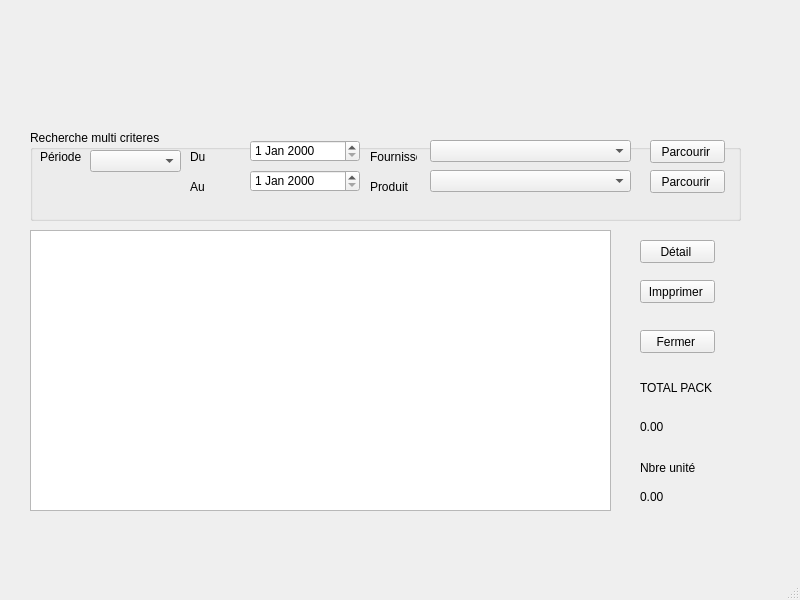
<?xml version="1.0" encoding="UTF-8"?>
<ui version="4.0">
 <class>MainWindow</class>
 <widget class="QMainWindow" name="MainWindow">
  <property name="geometry">
   <rect>
    <x>0</x>
    <y>0</y>
    <width>800</width>
    <height>600</height>
   </rect>
  </property>
  <property name="windowTitle">
   <string>MainWindow</string>
  </property>
  <widget class="QWidget" name="centralwidget">
   <widget class="QLabel" name="label_141">
    <property name="geometry">
     <rect>
      <x>640</x>
      <y>420</y>
      <width>47</width>
      <height>13</height>
     </rect>
    </property>
    <property name="text">
     <string>0.00</string>
    </property>
   </widget>
   <widget class="QPushButton" name="pushButton_69">
    <property name="geometry">
     <rect>
      <x>640</x>
      <y>240</y>
      <width>75</width>
      <height>23</height>
     </rect>
    </property>
    <property name="text">
     <string>Détail </string>
    </property>
   </widget>
   <widget class="QGroupBox" name="groupBox_22">
    <property name="geometry">
     <rect>
      <x>30</x>
      <y>130</y>
      <width>711</width>
      <height>91</height>
     </rect>
    </property>
    <property name="title">
     <string>Recherche multi criteres </string>
    </property>
    <widget class="QLabel" name="label_135">
     <property name="geometry">
      <rect>
       <x>10</x>
       <y>20</y>
       <width>47</width>
       <height>13</height>
      </rect>
     </property>
     <property name="text">
      <string>Période </string>
     </property>
    </widget>
    <widget class="QLabel" name="label_136">
     <property name="geometry">
      <rect>
       <x>160</x>
       <y>20</y>
       <width>47</width>
       <height>13</height>
      </rect>
     </property>
     <property name="text">
      <string>Du </string>
     </property>
    </widget>
    <widget class="QLabel" name="label_137">
     <property name="geometry">
      <rect>
       <x>160</x>
       <y>50</y>
       <width>47</width>
       <height>13</height>
      </rect>
     </property>
     <property name="text">
      <string>Au </string>
     </property>
    </widget>
    <widget class="QLabel" name="label_138">
     <property name="geometry">
      <rect>
       <x>340</x>
       <y>20</y>
       <width>47</width>
       <height>13</height>
      </rect>
     </property>
     <property name="text">
      <string>Fournisseur </string>
     </property>
    </widget>
    <widget class="QLabel" name="label_139">
     <property name="geometry">
      <rect>
       <x>340</x>
       <y>50</y>
       <width>47</width>
       <height>13</height>
      </rect>
     </property>
     <property name="text">
      <string>Produit </string>
     </property>
    </widget>
    <widget class="QComboBox" name="comboBox_33">
     <property name="geometry">
      <rect>
       <x>60</x>
       <y>20</y>
       <width>91</width>
       <height>22</height>
      </rect>
     </property>
    </widget>
    <widget class="QDateEdit" name="dateEdit_10">
     <property name="geometry">
      <rect>
       <x>220</x>
       <y>10</y>
       <width>110</width>
       <height>22</height>
      </rect>
     </property>
    </widget>
    <widget class="QDateEdit" name="dateEdit_11">
     <property name="geometry">
      <rect>
       <x>220</x>
       <y>40</y>
       <width>110</width>
       <height>22</height>
      </rect>
     </property>
    </widget>
    <widget class="QComboBox" name="comboBox_34">
     <property name="geometry">
      <rect>
       <x>400</x>
       <y>10</y>
       <width>201</width>
       <height>22</height>
      </rect>
     </property>
    </widget>
    <widget class="QComboBox" name="comboBox_35">
     <property name="geometry">
      <rect>
       <x>400</x>
       <y>40</y>
       <width>201</width>
       <height>22</height>
      </rect>
     </property>
    </widget>
    <widget class="QPushButton" name="pushButton_67">
     <property name="geometry">
      <rect>
       <x>620</x>
       <y>10</y>
       <width>75</width>
       <height>23</height>
      </rect>
     </property>
     <property name="text">
      <string>Parcourir </string>
     </property>
    </widget>
    <widget class="QPushButton" name="pushButton_68">
     <property name="geometry">
      <rect>
       <x>620</x>
       <y>40</y>
       <width>75</width>
       <height>23</height>
      </rect>
     </property>
     <property name="text">
      <string>Parcourir </string>
     </property>
    </widget>
   </widget>
   <widget class="QPushButton" name="pushButton_70">
    <property name="geometry">
     <rect>
      <x>640</x>
      <y>280</y>
      <width>75</width>
      <height>23</height>
     </rect>
    </property>
    <property name="text">
     <string>Impprimer </string>
    </property>
   </widget>
   <widget class="QLabel" name="label_143">
    <property name="geometry">
     <rect>
      <x>640</x>
      <y>490</y>
      <width>47</width>
      <height>13</height>
     </rect>
    </property>
    <property name="text">
     <string>0.00</string>
    </property>
   </widget>
   <widget class="QTableWidget" name="tableWidget_9">
    <property name="geometry">
     <rect>
      <x>30</x>
      <y>230</y>
      <width>581</width>
      <height>281</height>
     </rect>
    </property>
   </widget>
   <widget class="QPushButton" name="pushButton_71">
    <property name="geometry">
     <rect>
      <x>640</x>
      <y>330</y>
      <width>75</width>
      <height>23</height>
     </rect>
    </property>
    <property name="text">
     <string>Fermer </string>
    </property>
   </widget>
   <widget class="QLabel" name="label_142">
    <property name="geometry">
     <rect>
      <x>640</x>
      <y>460</y>
      <width>71</width>
      <height>16</height>
     </rect>
    </property>
    <property name="text">
     <string>Nbre unité </string>
    </property>
   </widget>
   <widget class="QLabel" name="label_140">
    <property name="geometry">
     <rect>
      <x>640</x>
      <y>380</y>
      <width>91</width>
      <height>16</height>
     </rect>
    </property>
    <property name="text">
     <string>TOTAL PACK </string>
    </property>
   </widget>
  </widget>
  <widget class="QMenuBar" name="menubar">
   <property name="geometry">
    <rect>
     <x>0</x>
     <y>0</y>
     <width>800</width>
     <height>21</height>
    </rect>
   </property>
  </widget>
  <widget class="QStatusBar" name="statusbar"/>
 </widget>
 <resources/>
 <connections/>
</ui>
